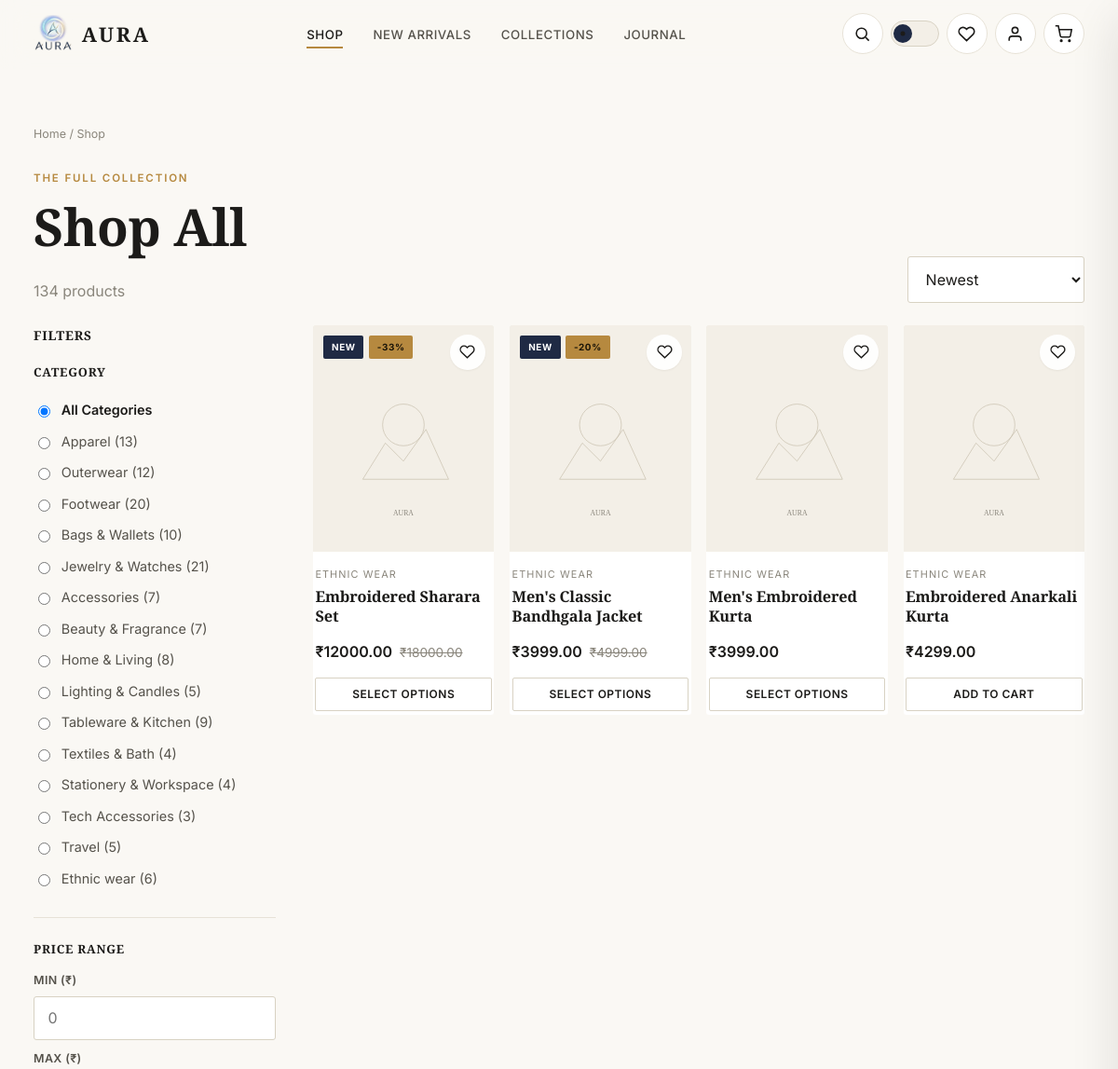
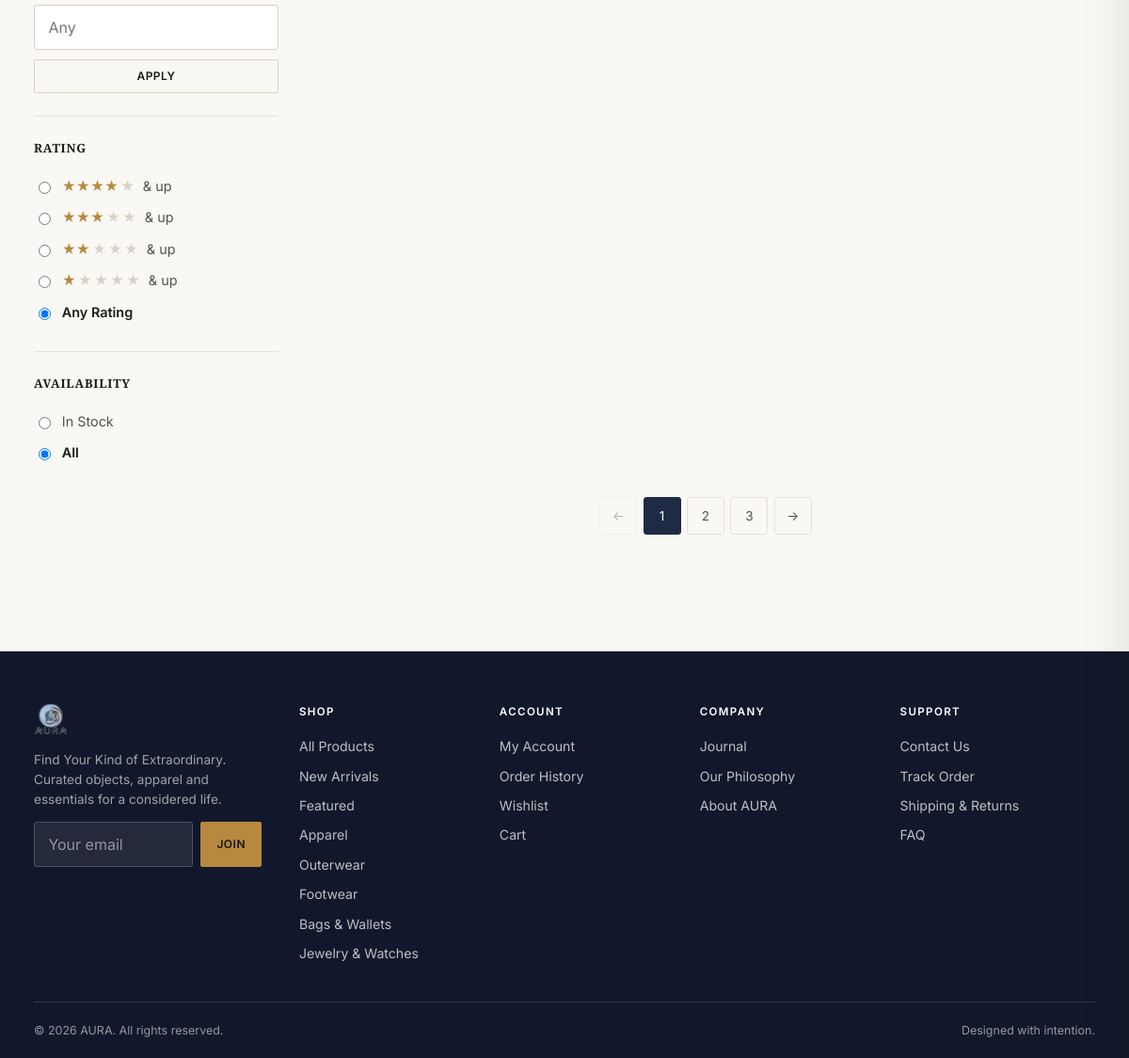
The app's page /shop/ with its own data (2 pictures, top to bottom).
### store/models.py (models this page shows, shortened)
class Category(models.Model):
    name = models.CharField(max_length=100, unique=True)
    slug = models.SlugField(max_length=120, unique=True, blank=True)
    description = models.TextField(blank=True)
    image_url = models.URLField(blank=True, help_text='External editorial image representing this category.')
    display_order = models.PositiveIntegerField(default=0)
    is_active = models.BooleanField(default=True)
    created_at = models.DateTimeField(auto_now_add=True)
    class Meta:
        verbose_name_plural = 'Categories'
        ordering = ['display_order', 'name']
    def get_absolute_url(self):
        return reverse('store:category_detail', kwargs={'slug': self.slug})
    @property
    def product_count(self):
        return self.products.filter(is_active=True).count()

class Product(models.Model):
    name = models.CharField(max_length=200)
    slug = models.SlugField(max_length=220, unique=True, blank=True)
    category = models.ForeignKey(Category, on_delete=models.SET_NULL, null=True, related_name='products')
    short_description = models.CharField(max_length=250, blank=True)
    description = models.TextField()
    price = models.DecimalField(max_digits=10, decimal_places=2, validators=[MinValueValidator(0)])
    compare_at_price = models.DecimalField(
        max_digits=10, decimal_places=2, null=True, blank=True,
        help_text='Original price to display as struck-through, if this item is discounted.'
    )
    sku = models.CharField(max_length=40, unique=True)
    stock_quantity = models.PositiveIntegerField(default=0)
    image = models.ImageField(upload_to='products/', blank=True, null=True)
    image_url = models.URLField(blank=True, help_text='Fallback external image URL if no file uploaded.')
    is_featured = models.BooleanField(default=False)
    is_new_arrival = models.BooleanField(default=False)
    is_active = models.BooleanField(default=True)
    material = models.CharField(max_length=120, blank=True)
    weight = models.CharField(max_length=60, blank=True, help_text='Display weight, e.g. "180g"')
    created_at = models.DateTimeField(auto_now_add=True)
    updated_at = models.DateTimeField(auto_now=True)
    class Meta:
        ordering = ['-created_at']
        indexes = [
            models.Index(fields=['slug']),
            models.Index(fields=['is_active', 'is_featured']),
            models.Index(fields=['is_active', 'is_new_arrival']),
        ]
    def get_absolute_url(self):
        return reverse('store:product_detail', kwargs={'slug': self.slug})
    @property
    def display_image(self):
        if self.image:
            return self.image.url
        if self.image_url:
            return self.image_url
        return ''
    @property
    def is_on_sale(self):
        return bool(self.compare_at_price and self.compare_at_price > self.price)
    @property
    def discount_percent(self):
        if self.is_on_sale:
            return round((1 - (self.price / self.compare_at_price)) * 100)
        return 0
    @property
    def review_count(self):
        return self.reviews.count()
    @property
    def has_variants(self):
        return self.variants.filter(is_active=True).exists()

### store/views.py (the view)
# urls.py: path('shop/', views.shop, name='shop'),
@require_GET
def shop(request):
    base_qs = Product.objects.filter(is_active=True).select_related('category')
    qs, active_filters = _apply_filters_and_sort(request, base_qs)
    paginator = Paginator(qs, 12)
    page_number = request.GET.get('page')
    page_obj = paginator.get_page(page_number)
    categories = Category.objects.filter(is_active=True)
    querydict = request.GET.copy()
    querydict.pop('page', None)
    querystring = querydict.urlencode()
    context = {
        'page_obj': page_obj,
        'products': page_obj.object_list,
        'categories': categories,
        'active_filters': active_filters,
        'querystring': querystring,
        'result_count': paginator.count,
    }
    return render(request, 'store/shop.html', context)

### templates/store/shop.html (shortened to what this page needs)
{% extends 'base.html' %}
{% block content %}
<section class="section container">
  <div class="breadcrumbs"><a href="{% url 'core:home' %}">Home</a> / Shop</div>
  <div class="section-head">
    <div>
      <span class="eyebrow">The Full Collection</span>
      {% if active_filters.q %}
        <h1>Results for "{{ active_filters.q }}"</h1>
      {% elif active_filters.collection == 'new' %}
        <h1>New Arrivals</h1>
      {% elif active_filters.collection == 'featured' %}
        <h1>Featured Collection</h1>
      {% else %}
        <h1>Shop All</h1>
      {% endif %}
      <p class="text-muted">{{ result_count }} product{{ result_count|pluralize }}</p>
    </div>
    <div style="display:flex; gap:0.75rem; align-items:center;">
      <form method="get" id="sort-form">
        <select name="sort" class="input" data-sort-select style="min-width:180px;">
          <option value="newest" {% if active_filters.sort == 'newest' %}selected{% endif %}>Newest</option>
        </select>
      </form>
    </div>
  </div>
  <div class="shop-layout">
    <aside class="shop-filters">
      <div style="display:flex; justify-content:space-between; align-items:center; margin-bottom:1.25rem;">
        <h4 style="margin:0; text-transform:uppercase; font-size:0.85rem; letter-spacing:0.06em;">Filters</h4>
      </div>
      <form method="get" id="filter-form">
        <div class="filter-block">
          <h4>Category</h4>
          <label class="filter-option {% if not active_filters.category %}is-active{% endif %}">
            <input type="radio" name="category" value="" {% if not active_filters.category %}checked{% endif %} onchange="this.form.submit()"> All Categories
          </label>
          {% for c in categories %}
            <label class="filter-option {% if active_filters.category == c.slug %}is-active{% endif %}">
              <input type="radio" name="category" value="{{ c.slug }}" {% if active_filters.category == c.slug %}checked{% endif %} onchange="this.form.submit()"> {{ c.name }} ({{ c.product_count }})
            </label>
          {% endfor %}
        </div>
        <div class="filter-block">
          <h4>Price Range</h4>
          <div class="field" style="margin-bottom:0.6rem;">
            <label for="min_price">Min (₹)</label>
            <input type="number" min="0" id="min_price" name="min_price" value="{{ active_filters.min_price }}" placeholder="0">
          </div>
          <div class="field" style="margin-bottom:0.6rem;">
            <label for="max_price">Max (₹)</label>
            <input type="number" min="0" id="max_price" name="max_price" value="{{ active_filters.max_price }}" placeholder="Any">
          </div>
          <button type="submit" class="btn btn-outline btn-sm btn-block">Apply</button>
        </div>
        <div class="filter-block">
          <h4>Rating</h4>
          {% for r in "4321" %}
            <label class="filter-option rating-filter-option {% if active_filters.min_rating == r %}is-active{% endif %}">
              <input type="radio" name="min_rating" value="{{ r }}" {% if active_filters.min_rating == r %}checked{% endif %} onchange="this.form.submit()">
              <span class="stars">{% for i in "12345" %}{% if forloop.counter <= r|add:0 %}★{% else %}<span class="empty">★</span>{% endif %}{% endfor %}</span> &amp; up
            </label>
          {% endfor %}
          <label class="filter-option {% if not active_filters.min_rating %}is-active{% endif %}">
            <input type="radio" name="min_rating" value="" {% if not active_filters.min_rating %}checked{% endif %} onchange="this.form.submit()"> Any Rating
          </label>
        </div>
        <div class="filter-block">
          <h4>Availability</h4>
          <label class="filter-option {% if active_filters.availability == 'in_stock' %}is-active{% endif %}">
            <input type="radio" name="availability" value="in_stock" {% if active_filters.availability == 'in_stock' %}checked{% endif %} onchange="this.form.submit()"> In Stock
          </label>
          <label class="filter-option {% if not active_filters.availability %}is-active{% endif %}">
            <input type="radio" name="availability" value="" {% if not active_filters.availability %}checked{% endif %} onchange="this.form.submit()"> All
          </label>
        </div>
      </form>
    </aside>
    <div>
      {% if products %}
        <div class="product-grid">
          {% for product in products %}
            {% include 'includes/product_card.html' with product=product %}
          {% endfor %}
        </div>
        {% include 'includes/pagination.html' %}
      {% endif %}
    </div>
  </div>
</section>
{% endblock %}

### templates/includes/product_card.html (shortened to what this page needs)
{% load static %}
<article class="product-card reveal">
  <div class="media">
    <a href="{{ product.get_absolute_url }}" tabindex="-1" aria-hidden="true">
      {% if product.display_image %}
        <img src="{{ product.display_image }}" alt="{{ product.name }}" loading="lazy" onerror="this.onerror=null;this.src='{% static 'images/product-fallback.svg' %}';">
      {% else %}
        <img src="{% static 'images/product-fallback.svg' %}" alt="{{ product.name }}" loading="lazy">
      {% endif %}
    </a>
    <div class="badges">
      {% if product.is_new_arrival %}<span class="badge">New</span>{% endif %}
      {% if product.is_on_sale %}<span class="badge badge-gold">-{{ product.discount_percent }}%</span>{% endif %}
    </div>
    {% if request.user.is_authenticated %}
      <button type="button" class="wishlist-btn {% if product.id in wishlist_product_ids %}is-active{% endif %}"
        data-wishlist-toggle="{% url 'wishlist:toggle_wishlist' product.id %}"
        aria-pressed="{% if product.id in wishlist_product_ids %}true{% else %}false{% endif %}"
        aria-label="Toggle wishlist for {{ product.name }}">
        <svg width="17" height="17" viewBox="0 0 24 24" fill="{% if product.id in wishlist_product_ids %}currentColor{% else %}none{% endif %}" stroke="currentColor" stroke-width="2"><path d="M20.8 4.6a5.5 5.5 0 0 0-7.8 0L12 5.6l-1-1a5.5 5.5 0 0 0-7.8 7.8l1 1L12 21l7.8-7.6 1-1a5.5 5.5 0 0 0 0-7.8z"/></svg>
      </button>
    {% else %}
      <a href="{% url 'accounts:login' %}?next={{ request.path }}" class="wishlist-btn" aria-label="Login to save to wishlist">
        <svg width="17" height="17" viewBox="0 0 24 24" fill="none" stroke="currentColor" stroke-width="2"><path d="M20.8 4.6a5.5 5.5 0 0 0-7.8 0L12 5.6l-1-1a5.5 5.5 0 0 0-7.8 7.8l1 1L12 21l7.8-7.6 1-1a5.5 5.5 0 0 0 0-7.8z"/></svg>
      </a>
    {% endif %}
  </div>
  <div class="body">
    {% if product.category %}<span class="cat">{{ product.category.name }}</span>{% endif %}
    <h3 class="name"><a href="{{ product.get_absolute_url }}">{{ product.name }}</a></h3>
    <div class="price-row">
      <span class="price">₹{{ product.price|floatformat:2 }}</span>
      {% if product.is_on_sale %}<span class="compare-price">₹{{ product.compare_at_price|floatformat:2 }}</span>{% endif %}
    </div>
    {% if product.has_variants %}
      <a href="{{ product.get_absolute_url }}" class="btn btn-outline btn-sm btn-block" style="margin-top:0.6rem;">Select Options</a>
    {% else %}
      <form data-add-to-cart action="{% url 'cart:add_to_cart' product.id %}" method="post" style="margin-top:0.6rem;">
        <button type="submit" class="btn btn-outline btn-sm btn-block" {% if product.stock_quantity == 0 %}disabled{% endif %}>
          {% if product.stock_quantity == 0 %}Out of Stock{% else %}Add to Cart{% endif %}
        </button>
      </form>
    {% endif %}
  </div>
</article>

### templates/includes/footer.html (shortened to what this page needs)
{% load static %}
<footer class="site-footer">
  <div class="container">
    <div class="footer-grid">
      <div class="footer-brand">
        <img src="{% static 'images/aura-logo-transparent.png' %}" alt="AURA">
        <p>{{ SITE_TAGLINE }} Curated objects, apparel and essentials for a considered life.</p>
        <form class="newsletter-form" data-newsletter-form action="{% url 'core:newsletter_signup' %}" method="post">
          <input type="email" name="email" placeholder="Your email" required aria-label="Email for newsletter">
          <button type="submit" class="btn btn-gold btn-sm">Join</button>
        </form>
      </div>
      <div>
        <h5>Shop</h5>
        <ul>
          <li><a href="{% url 'store:shop' %}">All Products</a></li>
          <li><a href="{% url 'store:shop' %}?collection=new">New Arrivals</a></li>
          <li><a href="{% url 'store:shop' %}?collection=featured">Featured</a></li>
          {% for c in footer_categories %}<li><a href="{{ c.get_absolute_url }}">{{ c.name }}</a></li>{% endfor %}
        </ul>
      </div>
      <div class="footer-col-account">
        <h5>Account</h5>
        <ul>
          <li><a href="{% url 'accounts:account_dashboard' %}">My Account</a></li>
          <li><a href="{% url 'orders:order_history' %}">Order History</a></li>
          <li><a href="{% url 'wishlist:wishlist_detail' %}">Wishlist</a></li>
          <li><a href="{% url 'cart:cart_detail' %}">Cart</a></li>
        </ul>
      </div>
      <div>
        <h5>Company</h5>
        <ul>
          <li><a href="{% url 'core:journal' %}">Journal</a></li>
          <li><a href="{% url 'core:home' %}#philosophy">Our Philosophy</a></li>
          <li><a href="{% url 'core:home' %}#story">About AURA</a></li>
        </ul>
      </div>
      <div>
        <h5>Support</h5>
        <ul>
          <li><a href="{% url 'core:contact' %}">Contact Us</a></li>
          <li><a href="{% url 'orders:order_history' %}">Track Order</a></li>
          <li><a href="{% url 'core:home' %}#shipping">Shipping &amp; Returns</a></li>
          <li><a href="{% url 'core:home' %}#faq">FAQ</a></li>
        </ul>
      </div>
    </div>
    <div class="footer-bottom">
      <span>&copy; {% now "Y" %} AURA. All rights reserved.</span>
      <span>Designed with intention.</span>
    </div>
  </div>
</footer>

### records on screen
Category: slug "☐ Apparel (13)", name "Apparel", product_count "13"
Category: slug "☐ Outerwear (12)", name "Outerwear", product_count "12"
Category: slug "☐ Footwear (20)", name "Footwear", product_count "20"
Category: slug "☐ Bags & Wallets (10)", name "Bags & Wallets", product_count "10"
Category: slug "☐ Jewelry & Watches (21)", name "Jewelry & Watches", product_count "21"
Category: slug "☐ Accessories (7)", name "Accessories", product_count "7"
Category: slug "☐ Beauty & Fragrance (7)", name "Beauty & Fragrance", product_count "7"
Category: slug "☐ Home & Living (8)", name "Home & Living", product_count "8"
Category: slug "☐ Lighting & Candles (5)", name "Lighting & Candles", product_count "5"
Category: slug "☐ Tableware & Kitchen (9)", name "Tableware & Kitchen", product_count "9"
Category: slug "☐ Textiles & Bath (4)", name "Textiles & Bath", product_count "4"
Category: slug "☐ Stationery & Workspace (4)", name "Stationery & Workspace", product_count "4"
Category: slug "☐ Tech Accessories (3)", name "Tech Accessories", product_count "3"
Category: slug "☐ Travel (5)", name "Travel", product_count "5"
Category: slug "☐ Ethnic wear (6)", name "Ethnic wear", product_count "6"
Product: is_new_arrival "NEW", discount_percent "33", category.name "ETHNIC WEAR", name "Embroidered Sharara Set", price "12000.00", compare_at_price "18000.00"
Product: is_new_arrival "NEW", discount_percent "20", category.name "ETHNIC WEAR", name "Men's Classic Bandhgala Jacket", price "3999.00", compare_at_price "4999.00"
Product: category.name "ETHNIC WEAR", name "Men's Embroidered Kurta", price "3999.00"
Product: category.name "ETHNIC WEAR", name "Embroidered Anarkali Kurta", price "4299.00", stock_quantity "ADD TO CART"

### other values on screen
{{ result_count }} "134"
{{ num }} "1"
{{ num }} "2" "3"
{{ SITE_TAGLINE }} "Find Your Kind of Extraordinary."
